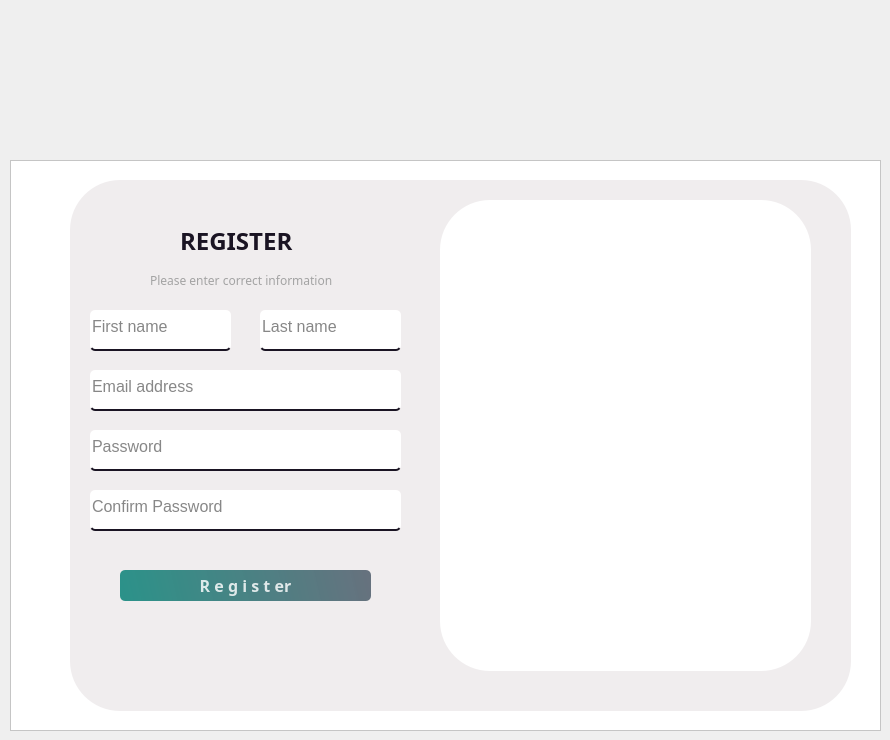
    <widget class="QWidget" name="RegisterPage">
     <widget class="QFrame" name="frame_2">
      <property name="geometry">
       <rect>
        <x>10</x>
        <y>160</y>
        <width>871</width>
        <height>571</height>
       </rect>
      </property>
      <property name="styleSheet">
       <string notr="true">background-color: rgb(255, 255, 255);</string>
      </property>
      <property name="frameShape">
       <enum>QFrame::Shape::StyledPanel</enum>
      </property>
      <property name="frameShadow">
       <enum>QFrame::Shadow::Raised</enum>
      </property>
      <widget class="QLabel" name="label_6">
       <property name="geometry">
        <rect>
         <x>60</x>
         <y>20</y>
         <width>781</width>
         <height>531</height>
        </rect>
       </property>
       <property name="styleSheet">
        <string notr="true">
background-color: #F0EDEE;
border-radius:50px;</string>
       </property>
       <property name="text">
        <string/>
       </property>
      </widget>
      <widget class="QLabel" name="label_4">
       <property name="geometry">
        <rect>
         <x>170</x>
         <y>60</y>
         <width>141</width>
         <height>41</height>
        </rect>
       </property>
       <property name="font">
        <font>
         <family>Sitka Banner</family>
         <pointsize>18</pointsize>
         <bold>true</bold>
        </font>
       </property>
       <property name="styleSheet">
        <string notr="true">
background-color: #F0EDEE;
color: #1A1423;
</string>
       </property>
       <property name="text">
        <string>REGISTER</string>
       </property>
      </widget>
      <widget class="QLineEdit" name="lastname">
       <property name="geometry">
        <rect>
         <x>250</x>
         <y>150</y>
         <width>141</width>
         <height>41</height>
        </rect>
       </property>
       <property name="font">
        <font>
         <pointsize>12</pointsize>
        </font>
       </property>
       <property name="styleSheet">
        <string notr="true">border:none;
border-bottom:2px solid rgba(46, 82, 101, 200);
color:rgba(0, 0, 0, 240);
padding-bottom:7px;
border-bottom-color: rgb(26, 20, 35);
border-radius:5px;</string>
       </property>
       <property name="text">
        <string/>
       </property>
       <property name="placeholderText">
        <string>Last name</string>
       </property>
      </widget>
      <widget class="QLineEdit" name="password_2">
       <property name="geometry">
        <rect>
         <x>80</x>
         <y>270</y>
         <width>311</width>
         <height>41</height>
        </rect>
       </property>
       <property name="font">
        <font>
         <pointsize>12</pointsize>
        </font>
       </property>
       <property name="styleSheet">
        <string notr="true">border:none;
border-bottom:2px solid rgba(46, 82, 101, 200);
color:rgba(0, 0, 0, 240);
border-bottom-color: rgb(26, 20, 35);
padding-bottom:7px;
border-radius:5px;</string>
       </property>
       <property name="text">
        <string/>
       </property>
       <property name="echoMode">
        <enum>QLineEdit::EchoMode::Password</enum>
       </property>
       <property name="placeholderText">
        <string>Password</string>
       </property>
      </widget>
      <widget class="QLineEdit" name="confirm">
       <property name="geometry">
        <rect>
         <x>80</x>
         <y>330</y>
         <width>311</width>
         <height>41</height>
        </rect>
       </property>
       <property name="font">
        <font>
         <pointsize>12</pointsize>
        </font>
       </property>
       <property name="styleSheet">
        <string notr="true">border:none;
border-bottom:2px solid rgba(46, 82, 101, 200);
color:rgba(0, 0, 0, 240);
border-bottom-color: rgb(26, 20, 35);
padding-bottom:7px;
border-radius:5px;</string>
       </property>
       <property name="text">
        <string/>
       </property>
       <property name="echoMode">
        <enum>QLineEdit::EchoMode::Password</enum>
       </property>
       <property name="placeholderText">
        <string>Confirm Password</string>
       </property>
      </widget>
      <widget class="QLineEdit" name="firstname">
       <property name="geometry">
        <rect>
         <x>80</x>
         <y>150</y>
         <width>141</width>
         <height>41</height>
        </rect>
       </property>
       <property name="font">
        <font>
         <pointsize>12</pointsize>
        </font>
       </property>
       <property name="styleSheet">
        <string notr="true">border:none;
border-bottom:2px solid rgba(46, 82, 101, 200);
color:rgba(0, 0, 0, 240);
border-bottom-color: rgb(26, 20, 35);
padding-bottom:7px;
border-radius:5px;</string>
       </property>
       <property name="text">
        <string/>
       </property>
       <property name="placeholderText">
        <string>First name</string>
       </property>
      </widget>
      <widget class="QLineEdit" name="email">
       <property name="geometry">
        <rect>
         <x>80</x>
         <y>210</y>
         <width>311</width>
         <height>41</height>
        </rect>
       </property>
       <property name="font">
        <font>
         <pointsize>12</pointsize>
        </font>
       </property>
       <property name="styleSheet">
        <string notr="true">border:none;
border-bottom:2px solid rgba(46, 82, 101, 200);
color:rgba(0, 0, 0, 240);
border-bottom-color: rgb(26, 20, 35);
padding-bottom:7px;
border-radius:5px;</string>
       </property>
       <property name="text">
        <string/>
       </property>
       <property name="placeholderText">
        <string>Email address</string>
       </property>
      </widget>
      <widget class="QPushButton" name="registerButton">
       <property name="geometry">
        <rect>
         <x>110</x>
         <y>410</y>
         <width>251</width>
         <height>31</height>
        </rect>
       </property>
       <property name="font">
        <font>
         <family>Sitka Banner</family>
         <pointsize>12</pointsize>
         <bold>true</bold>
        </font>
       </property>
       <property name="styleSheet">
        <string notr="true">

QPushButton#registerButton{
        background-color: qlineargradient(spread:pad, x1:0, y1:0.505682, x2:1, y2:0.477, stop:0 rgba(11, 131, 120, 219), stop:1 rgba(85, 98, 112, 226));
        color:rgba(255, 255, 255, 210);
        border-radius:5px;
}

QPushButton#registerButton:hover{
        background-color: qlineargradient(spread:pad, x1:0, y1:0.505682, x2:1, y2:0.477, stop:0 rgba(150, 123, 111, 219), stop:1 rgba(85, 81, 84, 226));
}

QPushButton#registerButton:pressed{
        padding-left:5px;
        padding-top:5px;
        background-color:rgba(150, 123, 111, 255);
}
</string>
       </property>
       <property name="text">
        <string>R e g i s t er</string>
       </property>
      </widget>
      <widget class="QLabel" name="label_8">
       <property name="geometry">
        <rect>
         <x>430</x>
         <y>40</y>
         <width>371</width>
         <height>471</height>
        </rect>
       </property>
       <property name="styleSheet">
        <string notr="true">border-image: url(:/images/ect.jpg);
border-radius:50px;</string>
       </property>
       <property name="text">
        <string/>
       </property>
       <property name="pixmap">
        <pixmap resource="Resource.qrc">:/ect.jpg</pixmap>
       </property>
       <property name="scaledContents">
        <bool>true</bool>
       </property>
      </widget>
      <widget class="QLabel" name="label_12">
       <property name="geometry">
        <rect>
         <x>140</x>
         <y>110</y>
         <width>191</width>
         <height>20</height>
        </rect>
       </property>
       <property name="font">
        <font>
         <family>Sitka Banner</family>
         <pointsize>9</pointsize>
        </font>
       </property>
       <property name="styleSheet">
        <string notr="true">color:rgb(163, 163, 163);
background-color: #F0EDEE;</string>
       </property>
       <property name="text">
        <string>Please enter correct information</string>
       </property>
      </widget>
     </widget>
    </widget>
